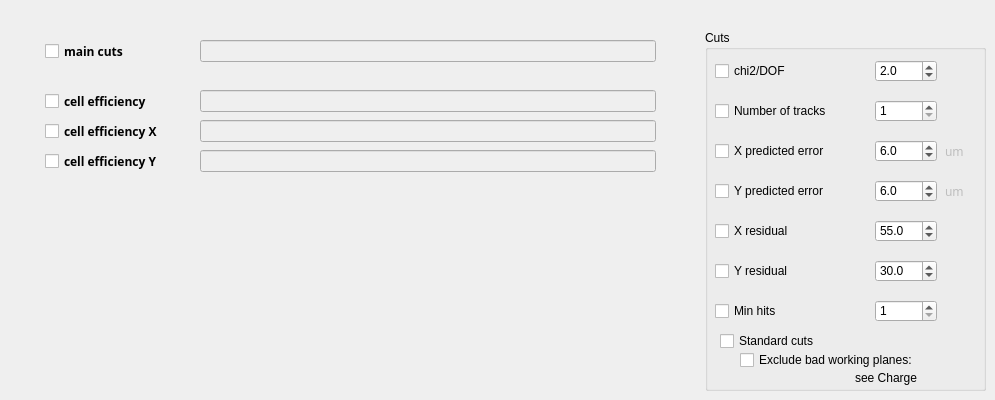
   <widget class="QWidget" name="efficiencyT">
    <attribute name="title">
     <string>Efficiency</string>
    </attribute>
    <widget class="QGroupBox" name="efficiencyCutsGB">
     <property name="geometry">
      <rect>
       <x>705</x>
       <y>30</y>
       <width>281</width>
       <height>361</height>
      </rect>
     </property>
     <property name="title">
      <string>Cuts</string>
     </property>
     <widget class="QCheckBox" name="chi2EfficiencyCutCB">
      <property name="geometry">
       <rect>
        <x>10</x>
        <y>30</y>
        <width>93</width>
        <height>22</height>
       </rect>
      </property>
      <property name="text">
       <string>chi2/DOF</string>
      </property>
     </widget>
     <widget class="QDoubleSpinBox" name="chi2EfficiencyCutSB">
      <property name="geometry">
       <rect>
        <x>170</x>
        <y>30</y>
        <width>62</width>
        <height>22</height>
       </rect>
      </property>
      <property name="decimals">
       <number>1</number>
      </property>
      <property name="minimum">
       <double>1.000000000000000</double>
      </property>
      <property name="maximum">
       <double>20.000000000000000</double>
      </property>
      <property name="singleStep">
       <double>0.500000000000000</double>
      </property>
      <property name="value">
       <double>2.000000000000000</double>
      </property>
     </widget>
     <widget class="QCheckBox" name="nTrackEfficiencyCutCB">
      <property name="geometry">
       <rect>
        <x>10</x>
        <y>70</y>
        <width>131</width>
        <height>22</height>
       </rect>
      </property>
      <property name="text">
       <string>Number of tracks</string>
      </property>
     </widget>
     <widget class="QSpinBox" name="nTrackEfficiencyCutSB">
      <property name="geometry">
       <rect>
        <x>170</x>
        <y>70</y>
        <width>62</width>
        <height>22</height>
       </rect>
      </property>
      <property name="layoutDirection">
       <enum>Qt::LeftToRight</enum>
      </property>
      <property name="minimum">
       <number>1</number>
      </property>
      <property name="maximum">
       <number>10</number>
      </property>
      <property name="value">
       <number>1</number>
      </property>
     </widget>
     <widget class="QCheckBox" name="yErrEfficiencyCutCB">
      <property name="geometry">
       <rect>
        <x>10</x>
        <y>150</y>
        <width>141</width>
        <height>22</height>
       </rect>
      </property>
      <property name="text">
       <string>Y predicted error</string>
      </property>
     </widget>
     <widget class="QDoubleSpinBox" name="yErrEfficiencyCutSB">
      <property name="geometry">
       <rect>
        <x>170</x>
        <y>150</y>
        <width>62</width>
        <height>22</height>
       </rect>
      </property>
      <property name="decimals">
       <number>1</number>
      </property>
      <property name="minimum">
       <double>0.000000000000000</double>
      </property>
      <property name="maximum">
       <double>50.000000000000000</double>
      </property>
      <property name="singleStep">
       <double>0.500000000000000</double>
      </property>
      <property name="value">
       <double>6.000000000000000</double>
      </property>
     </widget>
     <widget class="QLabel" name="xErrEffLB">
      <property name="enabled">
       <bool>false</bool>
      </property>
      <property name="geometry">
       <rect>
        <x>240</x>
        <y>150</y>
        <width>31</width>
        <height>22</height>
       </rect>
      </property>
      <property name="font">
       <font>
        <family>Sans Serif</family>
        <weight>50</weight>
        <bold>false</bold>
       </font>
      </property>
      <property name="text">
       <string>um</string>
      </property>
     </widget>
     <widget class="QCheckBox" name="xErrEfficiencyCutCB">
      <property name="geometry">
       <rect>
        <x>10</x>
        <y>110</y>
        <width>141</width>
        <height>22</height>
       </rect>
      </property>
      <property name="text">
       <string>X predicted error</string>
      </property>
     </widget>
     <widget class="QDoubleSpinBox" name="xErrEfficiencyCutSB">
      <property name="geometry">
       <rect>
        <x>170</x>
        <y>110</y>
        <width>62</width>
        <height>22</height>
       </rect>
      </property>
      <property name="decimals">
       <number>1</number>
      </property>
      <property name="minimum">
       <double>0.000000000000000</double>
      </property>
      <property name="maximum">
       <double>50.000000000000000</double>
      </property>
      <property name="singleStep">
       <double>0.500000000000000</double>
      </property>
      <property name="value">
       <double>6.000000000000000</double>
      </property>
     </widget>
     <widget class="QLabel" name="xErrEffCutLB">
      <property name="enabled">
       <bool>false</bool>
      </property>
      <property name="geometry">
       <rect>
        <x>240</x>
        <y>110</y>
        <width>31</width>
        <height>22</height>
       </rect>
      </property>
      <property name="font">
       <font>
        <family>Sans Serif</family>
        <weight>50</weight>
        <bold>false</bold>
       </font>
      </property>
      <property name="text">
       <string>um</string>
      </property>
     </widget>
     <widget class="QCheckBox" name="xEfficiencyCutCB">
      <property name="geometry">
       <rect>
        <x>10</x>
        <y>190</y>
        <width>130</width>
        <height>22</height>
       </rect>
      </property>
      <property name="text">
       <string>X residual</string>
      </property>
     </widget>
     <widget class="QDoubleSpinBox" name="yEfficiencyCutSB">
      <property name="geometry">
       <rect>
        <x>170</x>
        <y>230</y>
        <width>62</width>
        <height>22</height>
       </rect>
      </property>
      <property name="decimals">
       <number>1</number>
      </property>
      <property name="minimum">
       <double>-50.000000000000000</double>
      </property>
      <property name="maximum">
       <double>50.000000000000000</double>
      </property>
      <property name="singleStep">
       <double>0.500000000000000</double>
      </property>
      <property name="value">
       <double>30.000000000000000</double>
      </property>
     </widget>
     <widget class="QDoubleSpinBox" name="xEfficiencyCutSB">
      <property name="geometry">
       <rect>
        <x>170</x>
        <y>190</y>
        <width>62</width>
        <height>22</height>
       </rect>
      </property>
      <property name="decimals">
       <number>1</number>
      </property>
      <property name="minimum">
       <double>-75.000000000000000</double>
      </property>
      <property name="maximum">
       <double>75.000000000000000</double>
      </property>
      <property name="singleStep">
       <double>0.500000000000000</double>
      </property>
      <property name="value">
       <double>55.000000000000000</double>
      </property>
     </widget>
     <widget class="QCheckBox" name="yEfficiencyCutCB">
      <property name="geometry">
       <rect>
        <x>10</x>
        <y>230</y>
        <width>131</width>
        <height>22</height>
       </rect>
      </property>
      <property name="text">
       <string>Y residual</string>
      </property>
     </widget>
     <widget class="QCheckBox" name="hitsEfficiencyCutCB">
      <property name="geometry">
       <rect>
        <x>10</x>
        <y>270</y>
        <width>131</width>
        <height>22</height>
       </rect>
      </property>
      <property name="text">
       <string>Min hits</string>
      </property>
     </widget>
     <widget class="QSpinBox" name="hitsEfficiencyCutSB">
      <property name="geometry">
       <rect>
        <x>170</x>
        <y>270</y>
        <width>62</width>
        <height>22</height>
       </rect>
      </property>
      <property name="layoutDirection">
       <enum>Qt::LeftToRight</enum>
      </property>
      <property name="minimum">
       <number>1</number>
      </property>
      <property name="maximum">
       <number>50</number>
      </property>
      <property name="value">
       <number>1</number>
      </property>
     </widget>
     <widget class="QLabel" name="label_5">
      <property name="geometry">
       <rect>
        <x>150</x>
        <y>340</y>
        <width>71</width>
        <height>16</height>
       </rect>
      </property>
      <property name="text">
       <string>see Charge</string>
      </property>
     </widget>
    </widget>
    <widget class="customLineEdit" name="efficiencyMainCutsLE">
     <property name="enabled">
      <bool>false</bool>
     </property>
     <property name="geometry">
      <rect>
       <x>200</x>
       <y>40</y>
       <width>456</width>
       <height>22</height>
      </rect>
     </property>
     <property name="palette">
      <palette>
       <active>
        <colorrole role="Text">
         <brush brushstyle="SolidPattern">
          <color alpha="255">
           <red>0</red>
           <green>0</green>
           <blue>255</blue>
          </color>
         </brush>
        </colorrole>
       </active>
       <inactive>
        <colorrole role="Text">
         <brush brushstyle="SolidPattern">
          <color alpha="255">
           <red>0</red>
           <green>0</green>
           <blue>255</blue>
          </color>
         </brush>
        </colorrole>
       </inactive>
       <disabled>
        <colorrole role="Text">
         <brush brushstyle="SolidPattern">
          <color alpha="255">
           <red>118</red>
           <green>118</green>
           <blue>117</blue>
          </color>
         </brush>
        </colorrole>
       </disabled>
      </palette>
     </property>
     <property name="font">
      <font>
       <family>Sans Serif</family>
       <weight>75</weight>
       <bold>true</bold>
      </font>
     </property>
    </widget>
    <widget class="QCheckBox" name="efficiencyMainCutsCB">
     <property name="geometry">
      <rect>
       <x>45</x>
       <y>40</y>
       <width>106</width>
       <height>22</height>
      </rect>
     </property>
     <property name="font">
      <font>
       <family>Sans Serif</family>
       <weight>75</weight>
       <bold>true</bold>
      </font>
     </property>
     <property name="text">
      <string>main cuts</string>
     </property>
    </widget>
    <widget class="customLineEdit" name="efficiencyCuts2LE">
     <property name="enabled">
      <bool>false</bool>
     </property>
     <property name="geometry">
      <rect>
       <x>200</x>
       <y>90</y>
       <width>456</width>
       <height>22</height>
      </rect>
     </property>
     <property name="palette">
      <palette>
       <active>
        <colorrole role="Text">
         <brush brushstyle="SolidPattern">
          <color alpha="255">
           <red>0</red>
           <green>0</green>
           <blue>255</blue>
          </color>
         </brush>
        </colorrole>
       </active>
       <inactive>
        <colorrole role="Text">
         <brush brushstyle="SolidPattern">
          <color alpha="255">
           <red>0</red>
           <green>0</green>
           <blue>255</blue>
          </color>
         </brush>
        </colorrole>
       </inactive>
       <disabled>
        <colorrole role="Text">
         <brush brushstyle="SolidPattern">
          <color alpha="255">
           <red>118</red>
           <green>118</green>
           <blue>117</blue>
          </color>
         </brush>
        </colorrole>
       </disabled>
      </palette>
     </property>
     <property name="font">
      <font>
       <family>Sans Serif</family>
       <weight>75</weight>
       <bold>true</bold>
      </font>
     </property>
    </widget>
    <widget class="QCheckBox" name="efficiencyCuts2CB">
     <property name="geometry">
      <rect>
       <x>45</x>
       <y>90</y>
       <width>131</width>
       <height>22</height>
      </rect>
     </property>
     <property name="font">
      <font>
       <family>Sans Serif</family>
       <weight>75</weight>
       <bold>true</bold>
      </font>
     </property>
     <property name="text">
      <string>cell efficiency</string>
     </property>
    </widget>
    <widget class="QCheckBox" name="efficiencyCuts3CB">
     <property name="geometry">
      <rect>
       <x>45</x>
       <y>120</y>
       <width>141</width>
       <height>22</height>
      </rect>
     </property>
     <property name="font">
      <font>
       <family>Sans Serif</family>
       <weight>75</weight>
       <bold>true</bold>
      </font>
     </property>
     <property name="text">
      <string>cell efficiency X</string>
     </property>
    </widget>
    <widget class="customLineEdit" name="efficiencyCuts3LE">
     <property name="enabled">
      <bool>false</bool>
     </property>
     <property name="geometry">
      <rect>
       <x>200</x>
       <y>120</y>
       <width>456</width>
       <height>22</height>
      </rect>
     </property>
     <property name="palette">
      <palette>
       <active>
        <colorrole role="Text">
         <brush brushstyle="SolidPattern">
          <color alpha="255">
           <red>0</red>
           <green>0</green>
           <blue>255</blue>
          </color>
         </brush>
        </colorrole>
       </active>
       <inactive>
        <colorrole role="Text">
         <brush brushstyle="SolidPattern">
          <color alpha="255">
           <red>0</red>
           <green>0</green>
           <blue>255</blue>
          </color>
         </brush>
        </colorrole>
       </inactive>
       <disabled>
        <colorrole role="Text">
         <brush brushstyle="SolidPattern">
          <color alpha="255">
           <red>118</red>
           <green>118</green>
           <blue>117</blue>
          </color>
         </brush>
        </colorrole>
       </disabled>
      </palette>
     </property>
     <property name="font">
      <font>
       <family>Sans Serif</family>
       <weight>75</weight>
       <bold>true</bold>
      </font>
     </property>
    </widget>
    <widget class="QCheckBox" name="efficiencyCuts4CB">
     <property name="geometry">
      <rect>
       <x>45</x>
       <y>150</y>
       <width>141</width>
       <height>22</height>
      </rect>
     </property>
     <property name="font">
      <font>
       <family>Sans Serif</family>
       <weight>75</weight>
       <bold>true</bold>
      </font>
     </property>
     <property name="text">
      <string>cell efficiency Y</string>
     </property>
    </widget>
    <widget class="customLineEdit" name="efficiencyCuts4LE">
     <property name="enabled">
      <bool>false</bool>
     </property>
     <property name="geometry">
      <rect>
       <x>200</x>
       <y>150</y>
       <width>456</width>
       <height>22</height>
      </rect>
     </property>
     <property name="palette">
      <palette>
       <active>
        <colorrole role="Text">
         <brush brushstyle="SolidPattern">
          <color alpha="255">
           <red>0</red>
           <green>0</green>
           <blue>255</blue>
          </color>
         </brush>
        </colorrole>
       </active>
       <inactive>
        <colorrole role="Text">
         <brush brushstyle="SolidPattern">
          <color alpha="255">
           <red>0</red>
           <green>0</green>
           <blue>255</blue>
          </color>
         </brush>
        </colorrole>
       </inactive>
       <disabled>
        <colorrole role="Text">
         <brush brushstyle="SolidPattern">
          <color alpha="255">
           <red>118</red>
           <green>118</green>
           <blue>117</blue>
          </color>
         </brush>
        </colorrole>
       </disabled>
      </palette>
     </property>
     <property name="font">
      <font>
       <family>Sans Serif</family>
       <weight>75</weight>
       <bold>true</bold>
      </font>
     </property>
    </widget>
    <widget class="customCheckBox" name="excludeBadPlanesEfficiencyCB">
     <property name="geometry">
      <rect>
       <x>740</x>
       <y>350</y>
       <width>231</width>
       <height>20</height>
      </rect>
     </property>
     <property name="text">
      <string>Exclude bad working planes:</string>
     </property>
    </widget>
    <widget class="customCheckBox" name="efficiencyStandardCutsCB">
     <property name="geometry">
      <rect>
       <x>720</x>
       <y>330</y>
       <width>131</width>
       <height>22</height>
      </rect>
     </property>
     <property name="text">
      <string>Standard cuts</string>
     </property>
    </widget>
   </widget>
